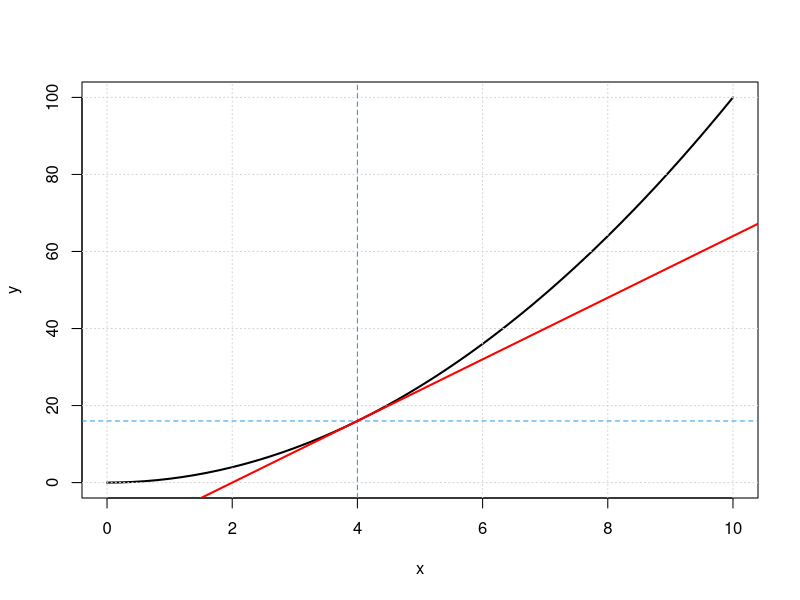

Write R code to recreate this figure.
p <- function(x){
  yhat  <- x^2 
  return(yhat)
}
x <- seq(0,10,.2)
y <- p(x)
plot(x,y, "l", lwd=2)
grid()

x1 <- 4
dyx <- 2*x 
dx1 <- 2*x1 
m <- dx1
yx1 <- p(x1)
intcept <- yx1 - m*x1
abline(h = yx1,v = x1, lty=2, col=4)
abline(intcept, m,  lwd=2, col="red")